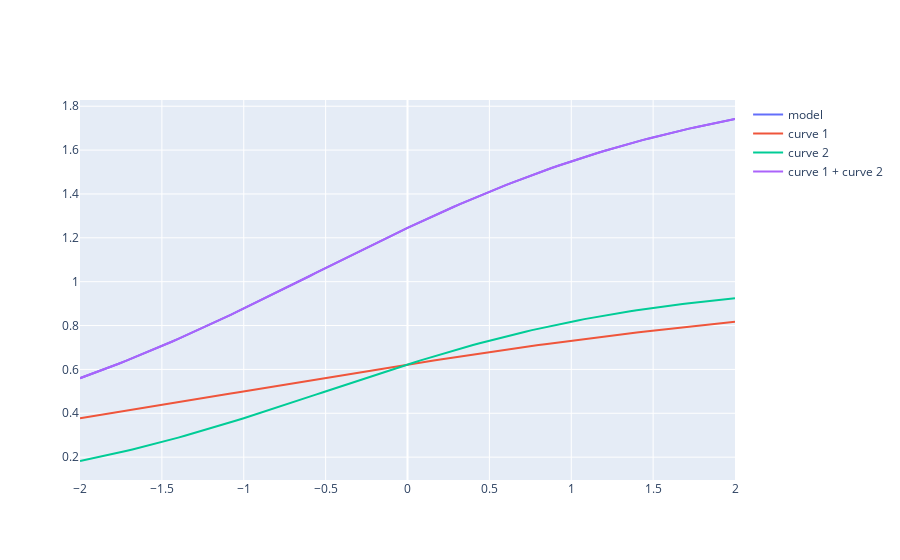

The code cell stored with this chart in its notebook:
### Code cell
fig = go.Figure()

fig.add_trace(
    go.Scatter(
        x = X,
        y = Y,
        name = 'model'
    )
)

fig.add_trace(
    go.Scatter(
        x = X,
        y = Y1,
        name = 'curve 1'
    )
)

fig.add_trace(
    go.Scatter(
        x = X,
        y = Y2,
        name = 'curve 2'
    )
)

fig.add_trace(
    go.Scatter(
        x = X,
        y = Y3,
        name = 'curve 1 + curve 2'
    )
)

fig.show()
